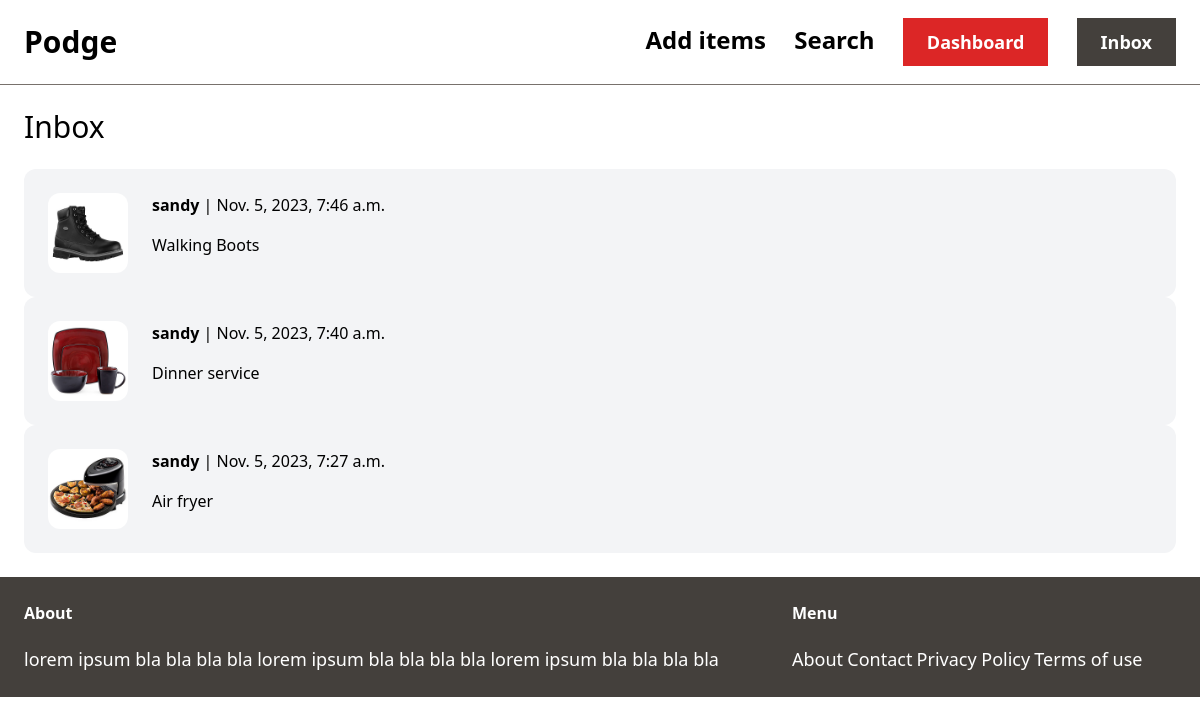
The page /inbox/ (signed in) on the database its author committed.
### conversation/models.py (models this page shows)
class Conversation(models.Model):
    item = models.ForeignKey(Item, related_name='conversations', on_delete=models.CASCADE)
    members = models.ManyToManyField(User, related_name='conversations')
    created_at = models.DateTimeField(auto_now_add=True)
    modified_at = models.DateTimeField(auto_now=True)
    class Meta:
        ordering = ('-modified_at',)

### item/models.py (models this page shows, shortened)
class Item(models.Model):
    category = models.ForeignKey(Category, related_name='items', on_delete=models.CASCADE)
    name = models.CharField(max_length=255)
    description = models.TextField(blank=True, null=True)
    price = models.FloatField()
    image = models.ImageField(upload_to='item_images', blank=True, null=True)
    is_sold = models.BooleanField(default=False)
    created_by = models.ForeignKey(User, related_name='items', on_delete=models.CASCADE)
    created_at = models.DateTimeField(auto_now_add=True)

### conversation/views.py (the view)
# urls.py: path('', views.inbox, name='inbox'),
@login_required
def inbox(request):
    conversations = Conversation.objects.filter(members__in=[request.user.id])
    return render(request, 'conversation/inbox.html', {
        'conversations': conversations
    })

### conversation/templates/conversation/inbox.html (shortened to what this page needs)
{% extends 'home/base.html' %}
{% block content %}
<h1 class="mb-6 text-3xl">Inbox</h1>
<div class="space-y-6">
    {% for conversation in conversations %}
        <a href="{% url 'conversation:detail' conversation.id %}">
            <div class="p-6 flex bg-gray-100 rounded-xl">
                <div class="pr-6">
                    <img src="{{ conversation.item.image.url }}" class="w-20 rounded-xl">
                </div>
                <div>
                    {% for member in conversation.members.all %}
                        {% if member != request.user %}
                            <p class="mb-4"><strong>{{ member.username }}</strong> | {{ conversation.modified_at }}</p>
                            <p>{{ conversation.item.name }}</p>
                        {% endif %}
                    {% endfor %}
                </div>
            </div>
        </a>
    {% endfor %}
</div>
{% endblock %}

### rows shown on the page
Conversation: item.image (picture), modified_at "Nov. 5, 2023, 7:46 a.m.", item.name "Walking Boots"
Conversation: item.image (picture), modified_at "Nov. 5, 2023, 7:40 a.m.", item.name "Dinner service"
Conversation: item.image (picture), modified_at "Nov. 5, 2023, 7:27 a.m.", item.name "Air fryer"

### other values the page prints
{{ member.username }} "sandy"
